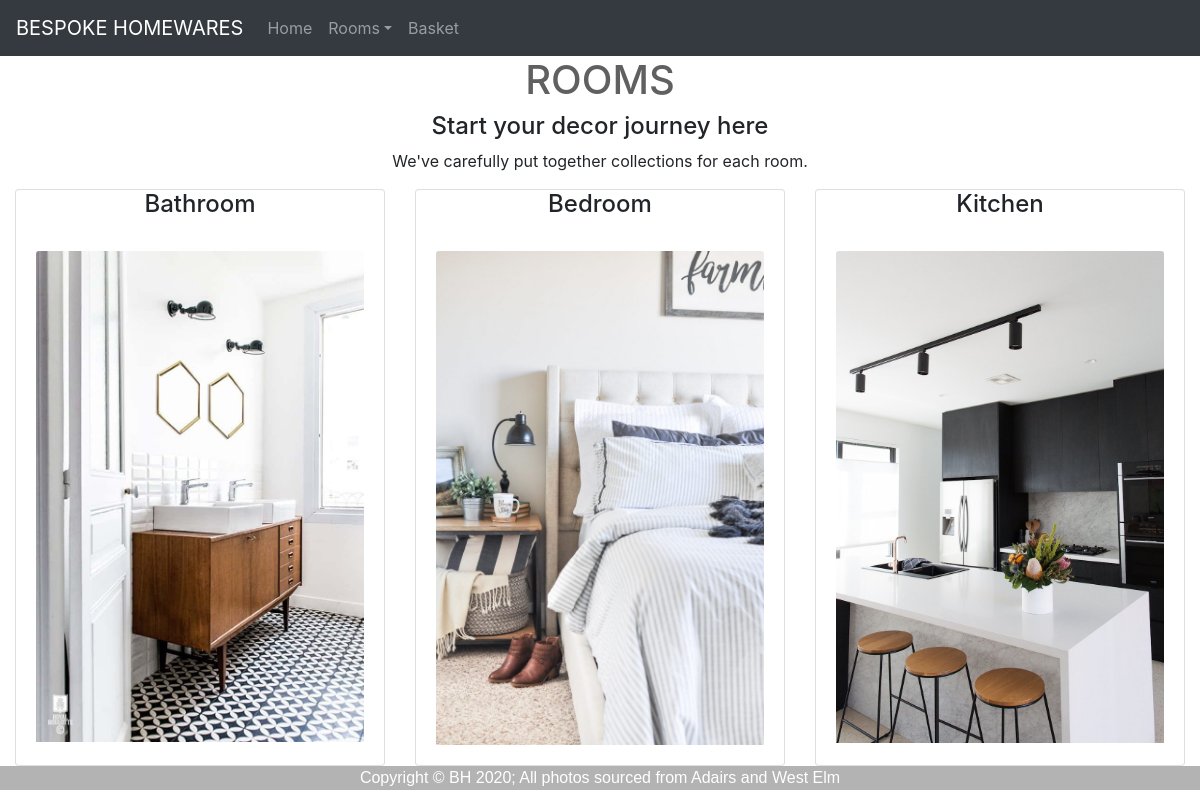
/rooms/, run on the app's committed database.
### bespokehomewares/models.py (models this page shows, shortened)
class Room(db.Model):
    __tablename__='rooms'
    id = db.Column(db.Integer, primary_key=True)
    name = db.Column(db.String(64), unique=True)
    image = db.Column(db.String(60), nullable=False, default = 'defaultroom.jpg')
    homewares = db.relationship('Homeware', backref='Room', cascade="all, delete-orphan")

### bespokehomewares/views.py (the view)
@bp.route('/rooms/')
def viewroom():
    rooms = Room.query.order_by(Room.name).all()
    return render_template('rooms.html', room = rooms)

### bespokehomewares/templates/rooms.html (shortened to what this page needs)
{% extends 'base.html' %}
{% block main %}
<section>
    <div class="info-heading">
        <h1>ROOMS</h1>
    </div>
    <div>
        <h4 class="text-center">Start your decor journey here</h4>
        <p class="text-center">We've carefully put together collections for each room.</p>
    </div>
</section>
    <div class="card-deck">
        {% for room in room%}
        <div class="card">
            <h4 class="card-title text-center vertical-center">{{room.name}}</h4>
            <div class="card-body">
                <a href="{{ url_for('main.roomhomewares', roomid=room.id) }}">
                    <img class="card-img-top" src="{{url_for('static', filename='img/'+room.image)}}" alt="Card image">
                </a>
            </div>
        </div>
        {% endfor %}
    </div>
{% endblock %}

### bespokehomewares/static/css/style.css (style rules this page uses)
body { margin: 5; font-family: Arial, Helvetica, sans-serif; overflow: auto; }
h1 { font-size: 60%; line-height:60%; text-align: center; color: rgba(0, 0, 0, 0.623); }

### data on the page
Room: name "Bathroom", image (picture)
Room: name "Bedroom", image (picture)
Room: name "Kitchen", image (picture)
